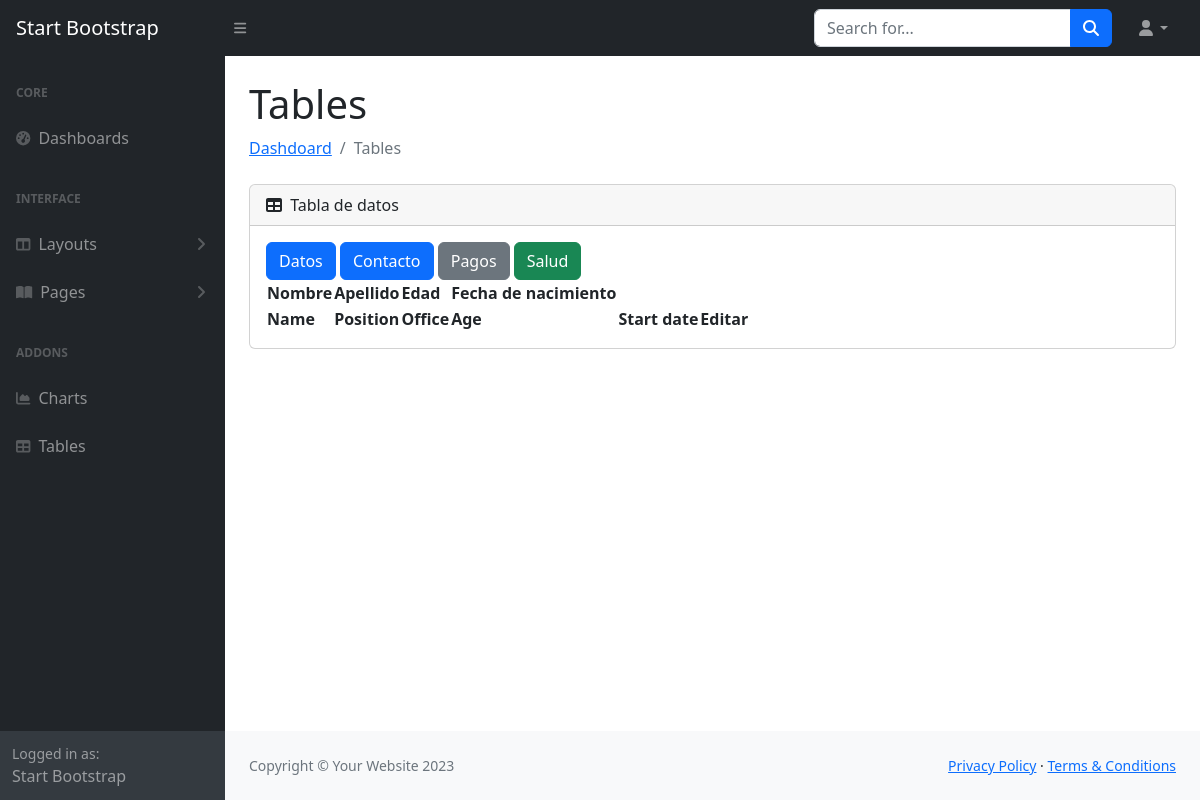
Before: /tables/ with the older database file.
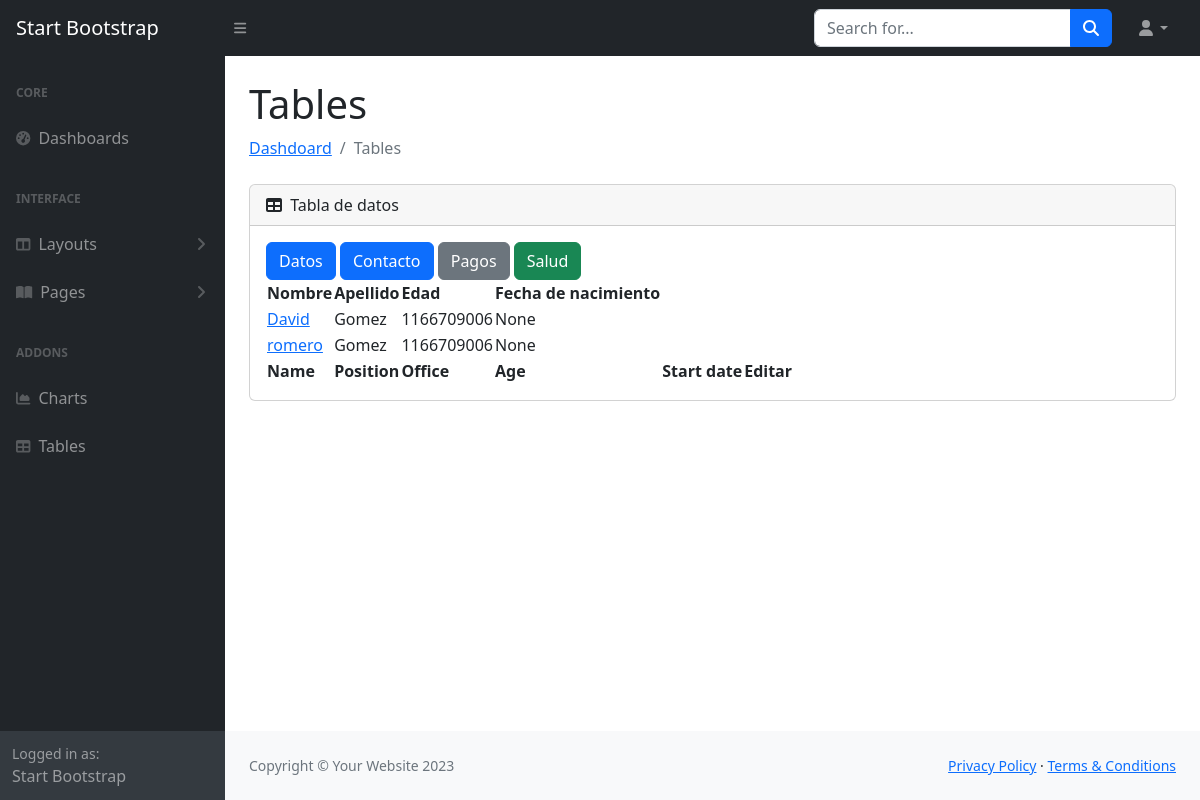
After: the same page with the newer database file.
### starke_app/models.py (models this page shows)
class client_register_model(models.Model):
    nombre=models.CharField(max_length=100,blank= True, null=True)
    apellido=models.CharField(max_length=100,blank= True, null=True)
    edad= models.IntegerField(blank= True, null=True)
    fecha_nacimiento= models.DateField(blank= True, null=True)
    email=models.EmailField(max_length=100,blank= True, null=True)
    telefono=models.IntegerField(blank= True, null=True)
    telefono_emergencia=models.IntegerField(blank= True, null=True)
    nombre_emergencia=models.CharField(max_length=100,blank= True, null=True)
    SI = 'Si'
    NO = 'No'
    OPCIONES_SN = [(SI,'Si'),
                   (NO,'No')]
    problemas_cardiacos = models.CharField(max_length= 5,
                                  blank = True,
                                  choices= OPCIONES_SN,
                                  default=NO)
    problemas_asma = models.CharField(max_length= 5,
                                  blank = True,
                                  choices= OPCIONES_SN,
                                  default=NO)
    lesion_pregunta = models.CharField(max_length= 5,
                                  blank = True,
                                  choices= OPCIONES_SN,
                                  default=NO)
    especificar_lesion = models.TextField(max_length= 500, blank= True, null=True)
    UNO = 1
    DOS=2
    TRES=3
    CUATRO=4
    CINCO=5
    SEIS=6
    SIETE=7
    OPCIONES_DIAS = [(UNO,1),(DOS,2),(TRES,3),(CUATRO,4),(CINCO,5),(SEIS,6),(SIETE,7)]
    disciplina = models.ForeignKey(disciplinas_model,
                                   on_delete = models.CASCADE,
                                   null=True,blank=True)
    dias = models.IntegerField(blank=True,null= True,
                               choices = OPCIONES_DIAS,
                               default = UNO)
    DIARIO = 'Diario'
    MENSUAL = 'Mensual'
    SEMANAL = 'Semanal'
    DIARIO = 'Diario'
    OPCIONES_PLAN = [(DIARIO,'Diario'),
                 (MENSUAL,'Mensual'),
                  (SEMANAL,'Semanal'),
                  (DIARIO,'Diario')
                 ]
    plan = models.CharField(max_length= 20,
                                  blank = True,
                                  null=True,
                                  choices= OPCIONES_PLAN,
                                  default=MENSUAL)

### starke_app/views.py (the view)
# urls.py: path('tables/',tables, name = 'tables'),
def tables(request):
    form= client_register_model.objects.all()
    return render(request,'starke_app/tables/tables.html',{'form':form})

### starke_app/templates/starke_app/tables/tables.html (shortened to what the changed rows need)
<!DOCTYPE html>
<html lang="es">
    <head>
        {% load static %}
        <link href="https://cdn.jsdelivr.net/npm/simple-datatables@7.1.2/dist/style.min.css" rel="stylesheet" />
        <link href="{% static 'starke_app/css/styles.css' %}" rel="stylesheet" />
    </head>
    <body class="sb-nav-fixed">
        <div id="layoutSidenav">
            <div id="layoutSidenav_content">
                <main>
                    <div class="container-fluid px-4">
                        <h1 class="mt-4">Tables</h1>
                        <div class="card mb-4">
                            <div class="card-body">
                                <table id="datatablesSimple">
                                    <thead>
                                        <tr>
                                            <th>Nombre</th>
                                            <th>Apellido</th>
                                            <th>Edad</th>
                                            <th>Fecha de nacimiento</th>
                                        </tr>
                                    </thead>
                                    <tfoot>
                                        <tr>
                                            <th>Name</th>
                                            <th>Position</th>
                                            <th>Office</th>
                                            <th>Age</th>
                                            <th>Start date</th>
                                            <th>Editar</th>
                                        </tr>
                                    </tfoot>
                                    {% for i in form %}
                                    <tr>
                                        <td> <a href="{% url 'modificar_datos' i.id %}"> {{ i.nombre }} </a></td>
                                        <td>{{ i.apellido }}</td>
                                        <td>{{ i.edad }}</td>
                                        <td>{{ i.fecha_nacimiento }}</td>
                                    </tr>
                                    {% endfor %}
                                </table>
                            </div>
                        </div>
                    </div>
                </main>
            </div>
        </div>
    </body>
</html>

Changed rows visible on the page:
added client_register_model: nombre "David", apellido "Gomez", edad "1166709006", fecha_nacimiento "None"
added client_register_model: nombre "romero", apellido "Gomez", edad "1166709006", fecha_nacimiento "None"
